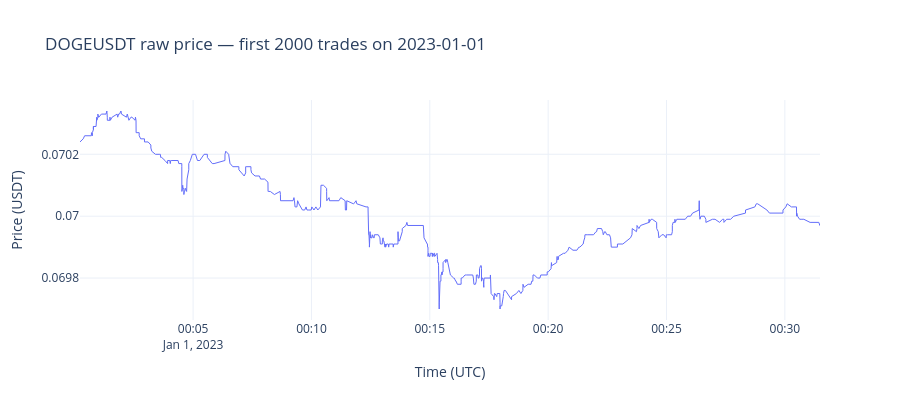

The notebook cell saved with this chart:
### Code cell
fig = go.Figure()
fig.add_trace(go.Scatter(
    x=doge['event_time'], y=doge['price'],
    mode='lines', name='DOGEUSDT price',
    line=dict(width=1, color='#636EFA'),
))
fig.update_layout(
    title=f'DOGEUSDT raw price — first {N_DOGE} trades on 2023-01-01',
    xaxis_title='Time (UTC)', yaxis_title='Price (USDT)',
    template='plotly_white', height=400,
)
fig.show()

### Figure 1 — Plotly figure (JSON) as saved in the notebook; plotly's stock layout.template omitted (floating-point values rounded to 4 significant figures; data arrays with more than 128 entries replaced by an {"elided": "..."} marker saying what was removed)
{"data": [{"line": {"color": "#636EFA", "width": 1}, "mode": "lines", "name": "DOGEUSDT price", "type": "scatter", "x": {"elided": "2000 str values"}, "y": {"elided": "2000 float values"}}], "layout": {"height": 400, "title": {"text": "DOGEUSDT raw price — first 2000 trades on 2023-01-01"}, "xaxis": {"title": {"text": "Time (UTC)"}}, "yaxis": {"title": {"text": "Price (USDT)"}}}}
